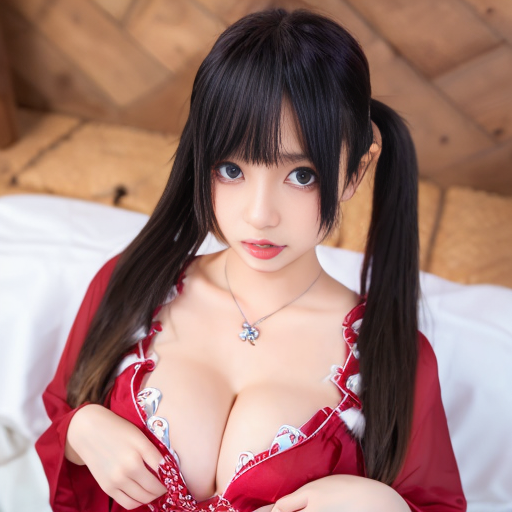
#> input picture Web/HTML/img.png, 512 x 512 px
$ python -i main.py   (imports and definitions only)
#> lines starting #> are read from the running program, lines starting #| are printed output that depends on the picture
import time
import os
from PIL import Image
import multiprocessing
from multiprocessing import Pool

ProcessPath = os.getcwd()  # 当前处理图片的路径
SavePath = ProcessPath + '\PicSave'  # 保存处理好的图片的路径

def ImageProcess(name):
#> called with name = '../../Web/HTML/img.png'
    print(name + "已经开始处理处理........")
    target = Image.open(name)
#> target is the input picture: PIL image 512x512 RGB; mean R, G, B 161, 123.4, 116.6
    white1 = target.resize((2048, 2048))
    for x in range(0, 16):
        for y in range(0, 16):
            for curX in range(x * 128, x * 128 + 128):
                for curY in range(y * 128, y * 128 + 128):
                    white1.putpixel((curX, curY), target.getpixel((x, y)))
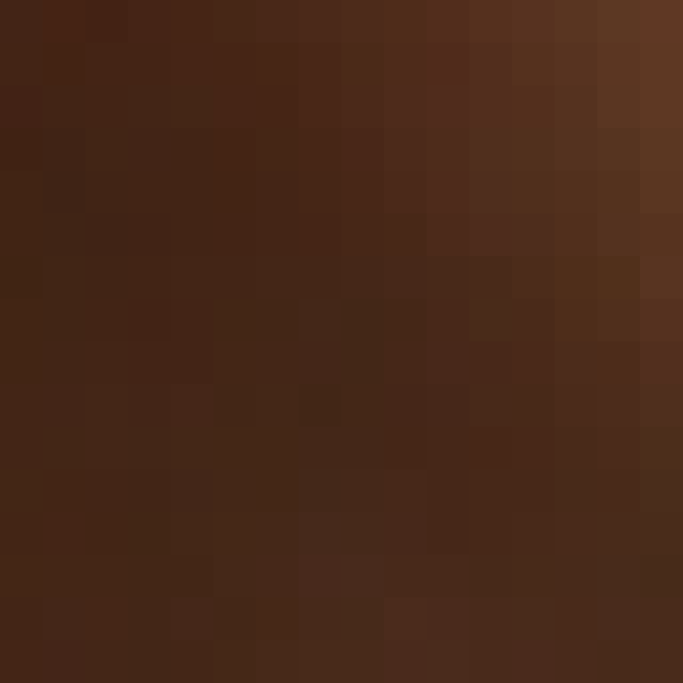
#> white1: PIL image 2048x2048 RGB (shown at 1/3 size); mean R, G, B 72.1, 40.7, 24.6
    SaveName = os.path.join(SavePath, name)
    white1.save(SaveName)
    print(name + "已经被处理并保存至", SavePath)

def RemFile(path):
    print("开始清空PicSave文件夹...")
    ls = os.listdir(path)
    for j in ls:
        c_path = os.path.join(path, j)
        if os.path.isdir(c_path):
            RemFile(c_path)
        else:
            os.remove(c_path)
    print("清空文件夹结束")

# [38 lines not run here, left out]

>>> result = ImageProcess('../../Web/HTML/img.png')
